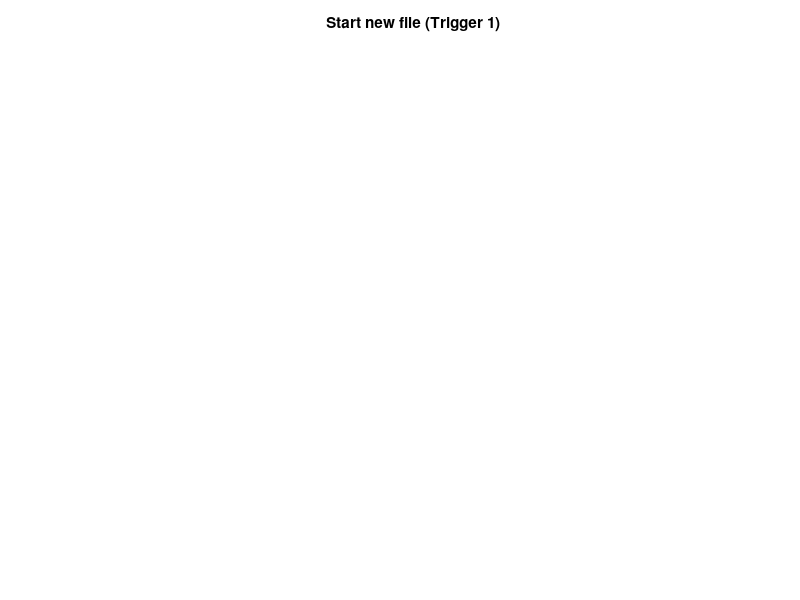

Source code (MATLAB): (Note: this script raises an error after producing the figure.)
% requires NIDAQmx base at minimum

%% Parameters
% timing logic for triggers (in sec)
% loads default stim protocol if GUI section is disabled
timing.t1 = 0.5;    % deadtime before Trig1
timing.t2 = 3;      % length of each trial, should be = window time in MC Rack
timing.t3 = 0.5;    % time from t1 to stim, must be < t2
timing.t4 = 0.01;   % stim duration
timing.t5 = 20;     % length of delay between trials

counter = 0;
epoch = 5;          % number of trials ("epochs")

%% GUI
satisfied = false;

while satisfied == false
    choice = menu('Build a new protocol or load one?', 'Build', 'Load');
    if choice == 1      % add prompt and inputdlg window
        prompt = {'Deadtime', 'Recording Window', 'Stimulation Length', 'Total Trial Time'};
        dlgtitle = 'Timing parameters';
        dims = [1 50];
        timingparameters = str2double(inputdlg(prompt, dlgtitle, dims));  
        deadtime = timingparameters(1,1);
        window = timingparameters(2,1);
        stimlength = timingparameters(3,1);
        trialtime = timingparameters(4,1);
        fs = 1000;
        t = 0-(window/2 + 0.01 + deadtime):1/fs:trialtime - (window/2 + 0.01 + deadtime);

        figure
        trig1 = rectpuls(t-deadtime, 0.01);
        ax1 = subplot(3,1,1);
        plot(t,trig1,'k')
        axis off
        title('Start new file (Trigger 1)')
        text(-3.5, 0.5, sprintf('Deadtime = \n %0.001f s', round(deadtime,3)));
        
        trig2 = rectpuls(t-(deadtime+0.01+window/2),window);
        ax2 = subplot(3,1,2);
        set(gca,'visible','off')
        plot(t,trig2,'k')
        axis off 
        title('Write data to file (Trigger 2)')
        text(window + deadtime+0.1, 0.5, sprintf('Window length = \n %0.001f s', window));
        
        trig3 = rectpuls(t-(deadtime+0.01+window/2), stimlength);
        ax3 = subplot(3,1,3);
        plot(t, trig3, 'k')
        axis off
        title('Stimulate with LED (Trigger 3)')
        text(-2, 0.5, sprintf('Time to \n stim = \n %0.001f s', deadtime + window/2));
        text(window/2+1, 0.8, sprintf('Stimulus length = \n %1.0f ms', stimlength*1e3));
        text(trialtime/2, -0.1, sprintf('Total trial time = %1.0f s', trialtime));
        
        linkaxes([ax1, ax2, ax3], 'x')

        timing.t1 = deadtime;
        timing.t2 = window;
        timing.t3 = window/2;
        timing.t4 = stimlength;
        timing.t5 = trialtime - (deadtime+0.01+window);

        saveq = menu('Do you want to save your new stimulus protocol?','Yes','No');
        if saveq == 1
            uisave('timing', 'timing.mat');
            if menu('Are you satisfied with your stimulus design?', 'Yes', 'No') == 1
                satisfied = true;
            end
        end
        
        if saveq == 2
            if menu('Are you satisfied with your stimulus design?', 'Yes', 'No') == 1
                satisfied = true;   
            end
        end
        
    end
    
    if choice == 2
        uiload;
        deadtime = timing.t1;
        window = timing.t2;
        stimlength = timing.t4;
        trialtime = timing.t5 + deadtime + 0.01 + window;
        fs = 1000;
        t = 0-(window/2 + 0.01 + deadtime):1/fs:trialtime - (window/2 + 0.01 + deadtime);

        figure
        trig1 = rectpuls(t-deadtime, 0.01);
        ax1 = subplot(3,1,1);
        plot(t,trig1,'k')
        axis off
        title('Start new file (Trigger 1)')
        text(-3.5, 0.5, sprintf('Deadtime before new file = \n %0.001f s', round(deadtime,3)));

        trig2 = rectpuls(t-(deadtime+0.01+window/2),window);
        ax2 = subplot(3,1,2);
        set(gca,'visible','off')
        plot(t,trig2,'k')
        axis off 
        title('Write data to file (Trigger 2)')
        text(window + deadtime+0.1, 0.5, sprintf('Window length = \n %0.001f s', window));
        
        trig3 = rectpuls(t-(deadtime+0.01+window/2),stimlength);
        ax3 = subplot(3,1,3);
        plot(t, trig3, 'k')
        axis off
        title('Stimulate with LED (Trigger 3)')
        text(-2, 0.5, sprintf('Time to \n stim = \n %0.001f s', deadtime + window/2));
        text(window/2+1, 0.8, sprintf('Stimulus length = \n %1.0f ms', stimlength*1e3));
        text(trialtime/2, -0.1, sprintf('Total trial time = %1.0f s', trialtime));
        
        linkaxes([ax1, ax2, ax3], 'x')
        
        if menu('Are you satisfied with your stimulus design?', 'Yes', 'No') == 1
            satisfied = true;
        end
    end
end

%% DAQ setup
% check BOB pinning - hardcode digital outs

nidaq = daq.createSession('ni');    % create NI DAQ 
addDigitalChannel(nidaq, 'Dev1', 'Port1/Line3', 'OutputOnly');  % Trig1 - create new file in MC Rack
addDigitalChannel(nidaq, 'Dev1', 'Port1/Line0', 'OutputOnly');  % Trig2 - set window / trial length
addDigitalChannel(nidaq, 'Dev1', 'Port1/Line7', 'OutputOnly');  % Trig3 - LED stim
pause on;

%% DO loop

for k = 1:epoch
    tic
    pause(timing.t1);                   % deadtime before sending Trig1 TTL
    outputSingleScan(nidaq, [1 0 0]);
    pause(0.01);                        % 10 ms Trig1 TTL
    outputSingleScan(nidaq, [0 1 0]);   % Trig2 TTL on as Trig1 TTL off
    pause(timing.t3);
    outputSingleScan(nidaq, [0 1 1]);
    pause(timing.t4);                   % 10 ms Trig3 TTL
    outputSingleScan(nidaq, [0 1 0]);
    pause(timing.t2 - timing.t3);       % remaining time of trial
    outputSingleScan(nidaq, [0 0 0]);
    pause(timing.t5);                   % wait time between trials

    counter = counter + 1;
    f = msgbox(sprintf('Trial %d completed in %f seconds', counter, toc));
    
end


